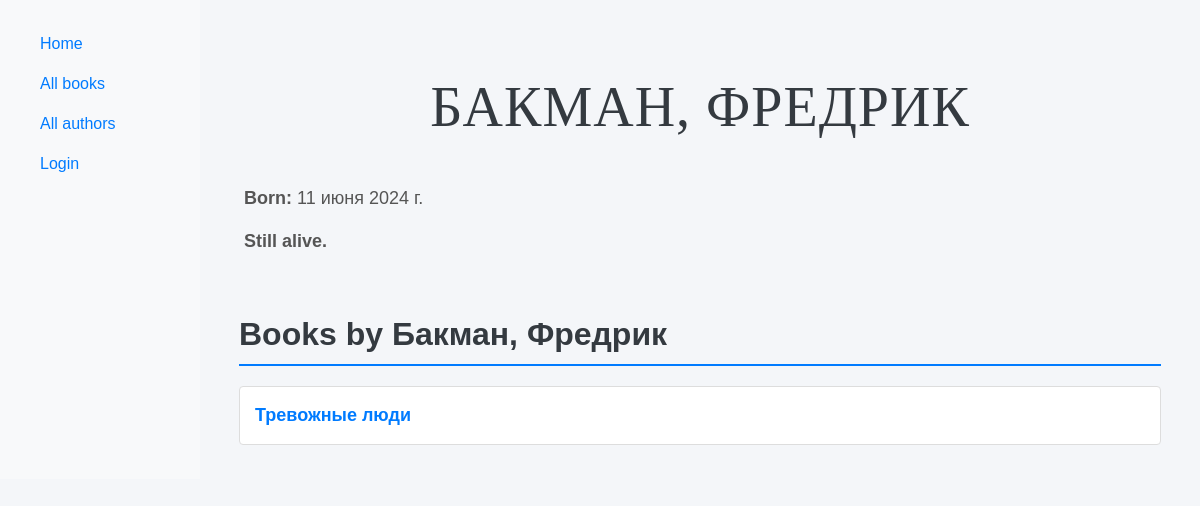
Before: /catalog/author/1/ with the older database file.
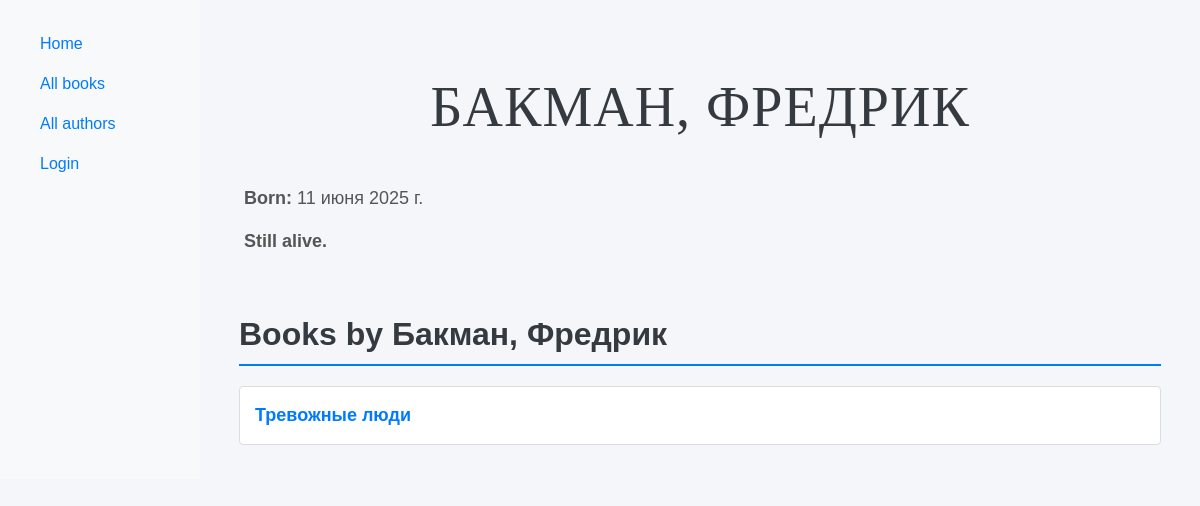
After: the same page with the newer database file.
### catalog/models.py (models this page shows, shortened)
class Author(models.Model):
    first_name = models.CharField(max_length=100)
    last_name = models.CharField(max_length=100)
    date_of_birth = models.DateField(null=True, blank=True)
    date_of_death = models.DateField('Died', null=True, blank=True)
    def __str__(self):
        return '%s, %s' % (self.last_name, self.first_name)

class Book(models.Model):
    title = models.CharField(max_length=200)
    author = models.ForeignKey('Author', on_delete=models.SET_NULL, null=True)
    summary = models.TextField(max_length=1000, help_text="Enter a brief description of the book")
    isbn = models.CharField('ISBN',max_length=13, help_text='13 Character <a href="https://www.isbn-international.org/content/what-isbn">ISBN number</a>')
    genre = models.ManyToManyField(Genre, help_text="Select a genre for this book")
    def get_absolute_url(self):
        return reverse('book-detail', args=[str(self.id)])
    def display_genre(self):
        """
        Creates a string for the Genre. This is required to display genre in Admin.
        """
        return ', '.join([ genre.name for genre in self.genre.all()[:3] ])
    display_genre.short_description = 'Genre'

### catalog/views.py (the view)
# urls.py: path('author/<int:pk>/', views.AuthorDetailView.as_view(), name='author-detail'),
class AuthorDetailView(generic.DetailView):
    model = Author
    template_name = 'author_detail.html'  # Шаблон для отображения информации об авторе
    context_object_name = 'author'  # Имя переменной, которая будет использоваться в шаблоне
    def get_context_data(self, **kwargs):
        context = super().get_context_data(**kwargs)
        context['is_librarian'] = self.request.user.groups.filter(name='Librarians').exists()
        return context

### catalog/templates/author_detail.html (shortened to what this page needs)
{% extends "base_generic.html" %}
{% block content %}
<div class="container">
  <h1 class="display-4 text-center my-4">{{ author }}</h1>
  <div class="row mb-4">
    <div class="col-md-6">
      <p><strong>Born:</strong> {{ author.date_of_birth }}</p>
      {% if author.date_of_death %}
        <p><strong>Died:</strong> {{ author.date_of_death }}</p>
      {% else %}
        <p><strong>Still alive.</strong></p>
      {% endif %}
    </div>
    <div class="col-md-6">
    </div>
  </div>
  <h2 class="mt-4">Books by {{ author }}</h2>
  {% if author.book_set.all %}
  <ul class="list-group">
    {% for book in author.book_set.all %}
      <li class="list-group-item">
        <a href="{{ book.get_absolute_url }}" class="text-primary">{{ book.title }}</a>
      </li>
    {% endfor %}
  </ul>
  {% else %}
  <p class="text-muted">No books by this author.</p>
  {% endif %}
</div>
{% endblock %}

### catalog/templates/base_generic.html (shortened to what this page needs)
{% load static %}
<!doctype html>
<html lang="en">
<head>
  <link
          rel="stylesheet"
          href="https://maxcdn.bootstrapcdn.com/bootstrap/4.5.2/css/bootstrap.min.css" />
  <link rel="stylesheet" href="{% static 'css/styles.css' %}" />
</head>
<body>
<div class="container-fluid">
  <div class="row">
    <div class="col-md-3 col-lg-2 p-4 bg-light">
      {% block sidebar %}
      <ul class="nav flex-column">
        <li class="nav-item"><a class="nav-link active" href="{% url 'index' %}">Home</a></li>
        <li class="nav-item"><a class="nav-link" href="{% url 'book_list' %}">All books</a></li>
        <li class="nav-item"><a class="nav-link" href="{% url 'author-list' %}">All authors</a></li>
        {% if user.is_authenticated %}
        <li class="nav-item">User: {{ user.get_username }}</li>
        <li class="nav-item"><a class="nav-link" href="{% url 'my-borrowed' %}">My Borrowed</a></li>
        <form action="{% url 'logout' %}" method="post">
          {% csrf_token %}
          <button type="submit" class="btn btn-danger w-100 mt-3">Logout</button>
        </form>
        {% else %}
        <li class="nav-item"><a class="nav-link" href="{% url 'login'%}">Login</a></li>
        {% endif %}
      </ul>
      {% endblock %}
    </div>
    <div class="col-md-9 col-lg-10 p-4">
      {% block content %}{% endblock %}
    </div>
  </div>
</div>
</body>
</html>

### catalog/static/css/styles.css (style rules this page uses)
body { background-color: #f8f9fa; font-family: 'Arial', sans-serif; }
h1, h2 { font-family: 'Georgia', serif; }
body { background-color: #f4f6f9; font-family: 'Arial', sans-serif; }
h1 { font-family: 'Georgia', serif; color: #343a40; font-weight: 600; }
h2 { font-family: 'Arial', sans-serif; color: #007bff; font-weight: 500; }
p { font-size: 18px; color: #555; }
.list-group-item { background-color: #fff; border: 1px solid #ddd; font-size: 16px; }
.container { max-width: 1200px; margin-top: 50px; }
.text-center { text-align: center; }
.col-md-6 { padding: 20px; }
h2 { border-bottom: 2px solid #007bff; padding-bottom: 10px; margin-bottom: 20px; }
h1 { color: #343a40; font-weight: 600; text-transform: uppercase; }
.list-group-item { background-color: #fff; border: 1px solid #ddd; margin-bottom: 10px; padding: 15px; font-size: 18px; }
h1 { color: #343a40; font-weight: bold; text-transform: uppercase; letter-spacing: 1px; }
p { font-size: 18px; color: #555; line-height: 1.5; }
a { text-decoration: none; }
h1 { color: #343a40; font-weight: 600; text-transform: uppercase; margin-bottom: 20px; }
.list-group-item a { text-decoration: none; color: #007bff; font-weight: bold; }
.text-primary { color: #007bff; }
h1 { color: #343a40; font-weight: bold; font-size: 36px; margin-bottom: 20px; }
h2 { color: #343a40; font-weight: 600; margin-top: 30px; }
.list-group-item { background-color: #fff; border: 1px solid #ddd; padding: 15px; font-size: 18px; margin-bottom: 10px; }
.list-group-item a { text-decoration: none; color: #007bff; }

Changed rows visible on the page:
changed Author "БАКМАН, ФРЕДРИК": date_of_birth "11 июня 2024 г." → "11 июня 2025 г."
